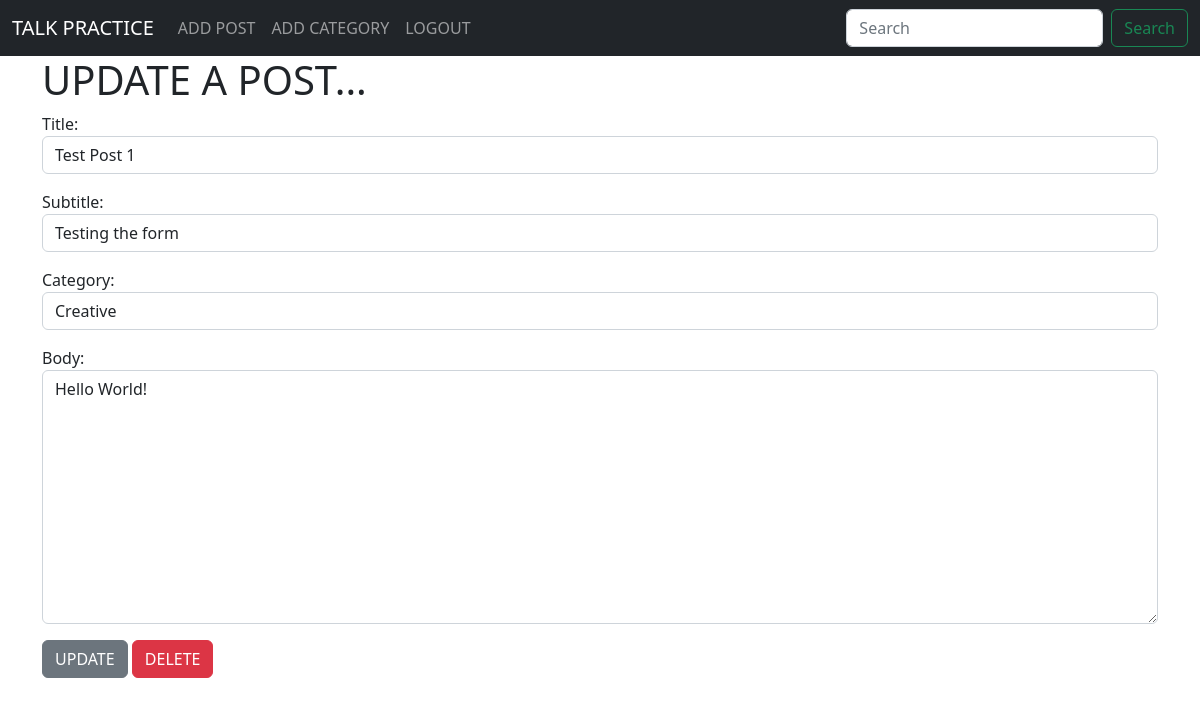
Page /article/edit/1/ (signed in) on the committed database.
### blog/models.py (models this page shows, shortened)
class Post(models.Model):
    title = models.CharField(max_length=250)
    subtitle = models.CharField(max_length=250, default='')
    author = models.ForeignKey(User, on_delete=models.CASCADE,)
    body = models.TextField()
    category = models.CharField(max_length=250, default='no-tag')
    post_date = models.DateField(auto_now_add=True)

### blog/views.py (the view)
# urls.py: path('article/edit/<int:pk>/', UpdatePostView.as_view(), name='update-post'),
class UpdatePostView(UpdateView):
    model = Post
    form_class = EditForm
    template_name = 'update-post.html'

### blog/forms.py
class EditForm(forms.ModelForm):
    class Meta:
        model = Post
        fields = ('title', 'subtitle', 'category', 'body')
        widgets = {
            'title': forms.TextInput(attrs={'class':'form-control', 'placeholder': 'Add a concise title'}),
            'subtitle': forms.TextInput(attrs={'class':'form-control', 'placeholder':'What is your post about?'}),
            'category': forms.Select(choices=category_list, attrs={'class':'form-control'}),
            'body': forms.Textarea(attrs={'class':'form-control', 'placeholder':'Add your content here...'}),
        }

### blog/templates/update-post.html (shortened to what this page needs)
{% extends 'base.html' %}
{% block content %}
{% if user.is_authenticated %}
<h1>UPDATE A POST...</h1>
<div class="form-group">
    <form method="POST">
        {{form.as_p}}
        <button class="btn btn-secondary">UPDATE</button>
        <button class="btn btn-danger">DELETE</button>
    </form>
</div>
{% else %}
<p>You need to login or register to begin editing and creating posts</p>
<button class="btn btn-secondary text-decoration-none"><a href="{% url 'register' %}">REGISTER</a></button>
<br>
<button class="btn btn-secondary text-decoration-none"><a href="{% url 'login' %}">LOGIN</a></button>
{% endif %}
{% endblock %}

### rows in the picture
Post: title "Test Post 1", subtitle "Testing the form", category "Creative", body "Hello World!"
